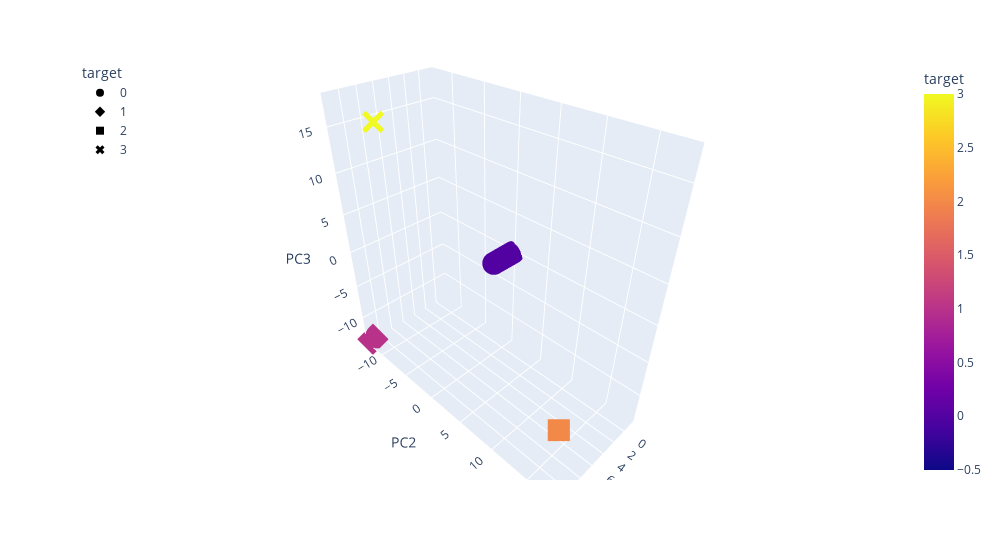

The cell this chart's notebook holds for it:
### Markdown cell above
### Visualizing Results

#### 3D-Scatter with Clusters

### Code cell
# Create a 3D-Scatter with the PCA data and the clusters
threeDfig = px.scatter_3d(
    pca_crypto_df,
    x='PC1',
    y='PC2',
    z='PC3',
    color='target',
    symbol='target',
    width=1000
)
threeDfig.update_layout(legend=dict(x=0, y=1))
threeDfig.show()
